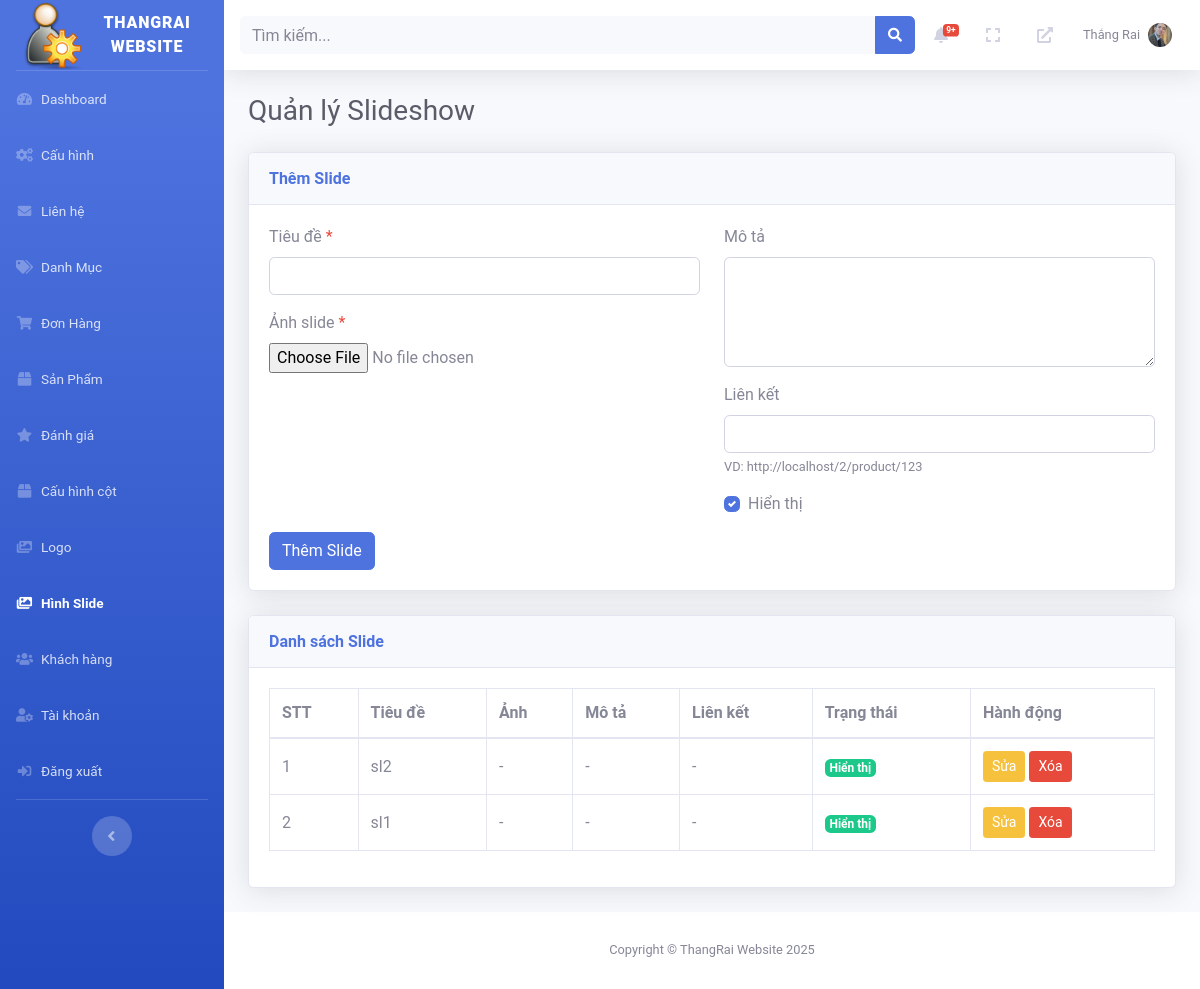
Screenshot of /admin/index.php?page=slideshow (signed in) with the database file from the repository.
### tables this page shows
CREATE TABLE `slides` (
  `id` int NOT NULL,
  `title` varchar(255) NOT NULL,
  `image` varchar(255) NOT NULL,
  `description` text,
  `link` varchar(255) DEFAULT NULL,
  `status` tinyint(1) DEFAULT '1',
  `created_at` timestamp NULL DEFAULT CURRENT_TIMESTAMP
);

### admin/pages/slideshow/index.php (the view, shortened to what this page needs)
<?php
require_once 'C:/laragon/www/2/admin/config/db_connect.php';
$edit_slide = null;
$stmt = $pdo->query("SELECT * FROM slides ORDER BY created_at DESC");
$slides = $stmt->fetchAll(PDO::FETCH_ASSOC);
?>
<div class="d-sm-flex align-items-center justify-content-between mb-4">
    <h1 class="h3 mb-0 text-gray-800">Quản lý Slideshow</h1>
</div>
<div class="card shadow mb-4">
    <div class="card-header py-3">
        <h6 class="m-0 font-weight-bold text-primary"><?php echo $edit_slide ? 'Sửa Slide' : 'Thêm Slide'; ?></h6>
    </div>
    <div class="card-body">
        <form method="POST" enctype="multipart/form-data">
            <div class="row">
                <div class="col-md-6">
                    <div class="form-group">
                        <label for="title">Tiêu đề <span class="text-danger">*</span></label>
                        <input type="text" class="form-control" id="title" name="title" value="<?php echo htmlspecialchars($edit_slide['title'] ?? ''); ?>" required>
                    </div>
                    <div class="form-group">
                        <label for="image">Ảnh slide <span class="text-danger"><?php echo $edit_slide ? '' : '*'; ?></span></label>
                        <input type="file" class="form-control-file" id="image" name="image" accept=".jpg,.jpeg,.png" <?php echo $edit_slide ? '' : 'required'; ?>>
                    </div>
                </div>
                <div class="col-md-6">
                    <div class="form-group">
                        <label for="description">Mô tả</label>
                        <textarea class="form-control" id="description" name="description" rows="4"><?php echo htmlspecialchars($edit_slide['description'] ?? ''); ?></textarea>
                    </div>
                    <div class="form-group">
                        <label for="link">Liên kết</label>
                        <input type="url" class="form-control" id="link" name="link" value="<?php echo htmlspecialchars($edit_slide['link'] ?? ''); ?>">
                        <small class="form-text text-muted">VD: http://localhost/2/product/123</small>
                    </div>
                    <div class="form-group">
                        <div class="custom-control custom-checkbox">
                            <label class="custom-control-label" for="status">Hiển thị</label>
                        </div>
                    </div>
                </div>
            </div>
            <button type="submit" name="<?php echo $edit_slide ? 'edit_slide' : 'add_slide'; ?>" class="btn btn-primary"><?php echo $edit_slide ? 'Cập nhật' : 'Thêm Slide'; ?></button>
        </form>
    </div>
</div>
<div class="card shadow mb-4">
    <div class="card-header py-3">
        <h6 class="m-0 font-weight-bold text-primary">Danh sách Slide</h6>
    </div>
    <div class="card-body">
        <div class="table-responsive">
            <table class="table table-bordered" id="dataTable" width="100%" cellspacing="0">
                <thead>
                    <tr>
                        <th>STT</th>
                        <th>Tiêu đề</th>
                        <th>Ảnh</th>
                        <th>Mô tả</th>
                        <th>Liên kết</th>
                        <th>Trạng thái</th>
                        <th>Hành động</th>
                    </tr>
                </thead>
                <tbody>
                    <?php foreach ($slides as $index => $slide): ?>
                        <tr>
                            <td><?php echo $index + 1; ?></td>
                            <td><?php echo htmlspecialchars($slide['title']); ?></td>
                            <td>
                                <?php if ($slide['image'] && file_exists('C:/laragon/www/2/admin/' . $slide['image'])): ?>
                                    <img src="/2/admin/<?php echo htmlspecialchars($slide['image']); ?>" alt="Slide" style="width: 200px;height: auto;object-fit: cover;">
                                <?php else: ?>
                                    -
                                <?php endif; ?>
                            </td>
                            <td><?php echo htmlspecialchars($slide['description'] ?? '-'); ?></td>
                            <td>
                                <?php if ($slide['link']): ?>
                                    <a href="<?php echo htmlspecialchars($slide['link']); ?>" target="_blank">Xem</a>
                                <?php else: ?>
                                    -
                                <?php endif; ?>
                            </td>
                            <td>
                                <?php echo $slide['status'] ? '<span class="badge badge-success">Hiển thị</span>' : '<span class="badge badge-secondary">Ẩn</span>'; ?>
                            </td>
                            <td>
                                <a href="?page=slideshow&edit=<?php echo $slide['id']; ?>" class="btn btn-sm btn-warning">Sửa</a>
                                <a href="?page=slideshow&delete=<?php echo $slide['id']; ?>" class="btn btn-sm btn-danger" onclick="return confirm('Bạn có chắc muốn xóa?')">Xóa</a>
                            </td>
                        </tr>
                    <?php endforeach; ?>
                </tbody>
            </table>
        </div>
    </div>
</div>

### admin/includes/topbar.php (shortened to what this page needs)
<?php
require_once 'C:/laragon/www/2/admin/config/db_connect.php';
$admin_id = $_SESSION['admin_id'] ?? null;
$avatar = null;
$new_orders_count = 0;
if ($admin_id) {
    $stmt = $pdo->prepare("SELECT avatar FROM admins WHERE id = ?");
    $stmt->execute([$admin_id]);
    $admin = $stmt->fetch(PDO::FETCH_ASSOC);
    $avatar = $admin['avatar'] ?? null;
    $stmt = $pdo->prepare("SELECT COUNT(*) as count FROM orders WHERE status = 'pending'");
    $stmt->execute();
    $new_orders_count = $stmt->fetch(PDO::FETCH_ASSOC)['count'];
}
?>
<nav class="navbar navbar-expand navbar-light bg-white topbar mb-4 static-top shadow">
    <form class="container search-container">
        <div class="input-group search-input-group">
            <input type="text" class="form-control bg-light border-0 small" placeholder="Tìm kiếm..." id="search-input">
            <div class="input-group-append">
                <button class="btn btn-primary" type="button" id="search-button">
                    <i class="fas fa-search fa-sm"></i>
                </button>
            </div>
        </div>
    </form>
    <ul class="navbar-nav ml-auto">
        <li class="nav-item dropdown no-arrow mx-1">
            <a class="nav-link dropdown-toggle" href="#" id="ordersDropdown" role="button" data-toggle="dropdown">
                <i class="fas fa-bell fa-fw"></i>
                <?php if ($new_orders_count > 0): ?>
                    <span class="badge badge-danger badge-counter"><?php echo $new_orders_count > 9 ? '9+' : $new_orders_count; ?></span>
                <?php endif; ?>
            </a>
        </li>
        <li class="nav-item no-arrow mx-1">
            <a class="nav-link" href="#" id="fullscreenToggle">
                <i class="fas fa-expand fa-fw"></i>
            </a>
        </li>
        <li class="nav-item no-arrow mx-1">
            <a class="nav-link" href="http://localhost/2/public/" target="_blank">
                <i class="fas fa-external-link-alt fa-fw"></i>
            </a>
        </li>
        <li class="nav-item dropdown no-arrow">
            <a class="nav-link dropdown-toggle" href="#" id="userDropdown" role="button" data-toggle="dropdown">
                <span class="mr-2 d-none d-lg-inline text-gray-600 small">
                    <?php echo htmlspecialchars($_SESSION['admin_name'] ?? 'Admin'); ?>
                </span>
                <?php if ($avatar): ?>
                    <img src="/2/admin/<?php echo htmlspecialchars($avatar); ?>" alt="Avatar" class="rounded-circle" style="width: 24px; height: 24px; object-fit: cover;">
                <?php else: ?>
                    <img src="/2/admin/images/default-avatar.png" alt="Default Avatar" class="rounded-circle" style="width: 24px; height: 24px; object-fit: cover;">
                <?php endif; ?>
            </a>
        </li>
    </ul>
</nav>

### admin/assets/css/custom.css (style rules this page uses)
body { font-family: 'Roboto', sans-serif; }
.table th, .table td { vertical-align: middle; }

### rows the page displays
slides: title "sl2", description "-", status "Hiển thị"
slides: title "sl1", description "-", status "Hiển thị"

### other values shown
SITE_NAME "THANGRAI WEBSITE"
$_SESSION['admin_name'] "Thắng Rai"
SITE_NAME "ThangRai Website"
